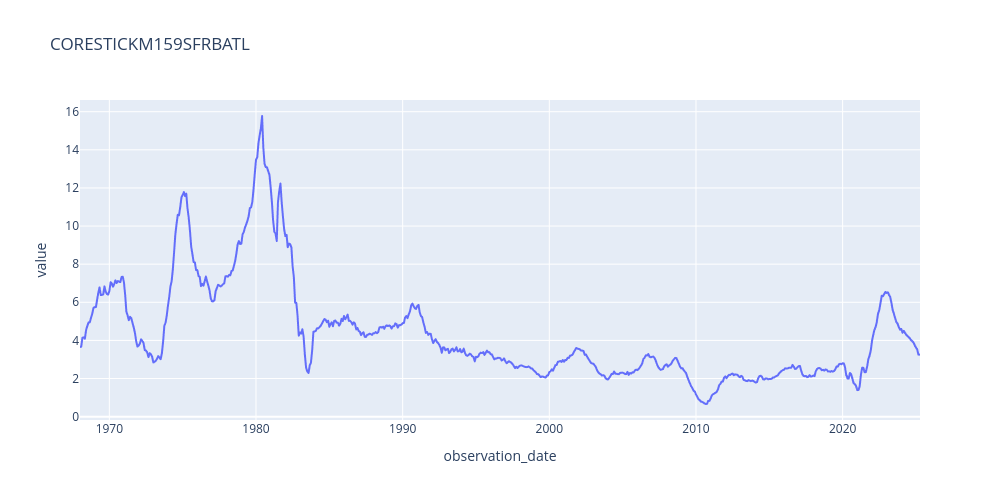

Notebook code for this chart:
### Markdown cell above
### Legend off

The *legend* is the small box on a chart that tells you what each line (or bar) means, usually by showing a color next to a name.

### Code cell
# first we must save it in a variable 
fig = s.plot(title='CORESTICKM159SFRBATL', width=1000, height=500)
fig.update_layout(showlegend=False)

### Figure 1 — Plotly figure (JSON) as saved in the notebook; plotly's stock layout.template omitted (floating-point values rounded to 4 significant figures; data arrays with more than 128 entries replaced by an {"elided": "..."} marker saying what was removed)
{"data": [{"hovertemplate": "variable=CORESTICKM159SFRBATL<br>observation_date=%{x}<br>value=%{y}<extra></extra>", "legendgroup": "CORESTICKM159SFRBATL", "line": {"color": "#636efa", "dash": "solid"}, "marker": {"symbol": "circle"}, "mode": "lines", "name": "CORESTICKM159SFRBATL", "showlegend": true, "type": "scattergl", "x": {"elided": "1949 str values"}, "xaxis": "x", "y": {"elided": "1949 float values"}, "yaxis": "y"}], "layout": {"height": 500, "legend": {"title": {"text": "variable"}, "tracegroupgap": 0}, "showlegend": false, "title": {"text": "CORESTICKM159SFRBATL"}, "width": 1000, "xaxis": {"anchor": "y", "domain": [0, 1], "title": {"text": "observation_date"}}, "yaxis": {"anchor": "x", "domain": [0, 1], "title": {"text": "value"}}}}
